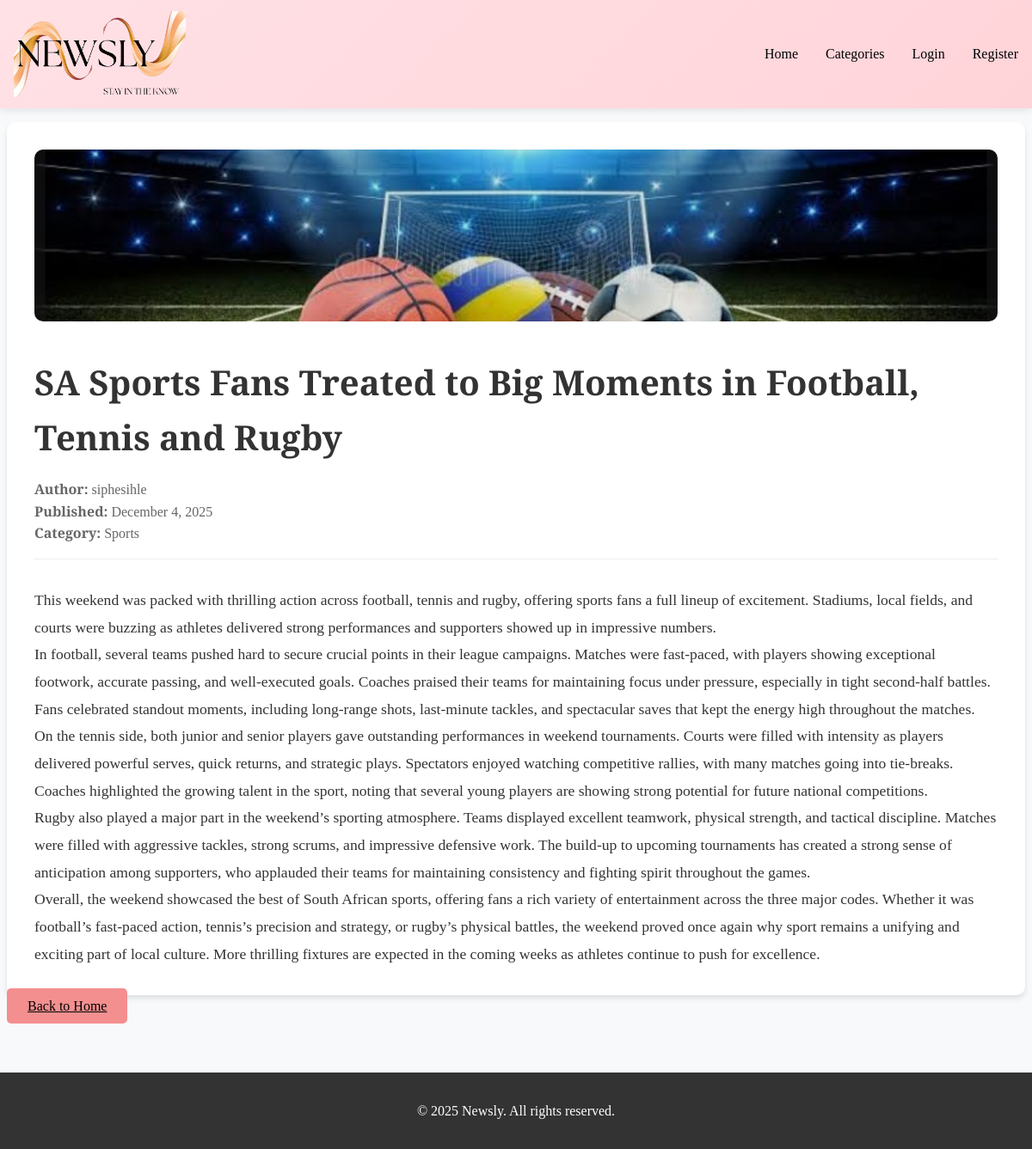
/article/6/, run on the app's committed database.
### newsapp/models.py (models this page shows, shortened)
class Article(models.Model):
    title = models.CharField(max_length=255)
    content = models.TextField()
    image = models.ImageField(upload_to="articles/", blank=True, null=True)
    category = models.ForeignKey(Category, on_delete=models.SET_NULL, null=True)
    author = models.ForeignKey(User, on_delete=models.CASCADE)
    created_at = models.DateTimeField(auto_now_add=True)

class Category(models.Model):
    name = models.CharField(max_length=100)

### newsapp/views.py (the view)
# urls.py: path('article/<int:article_id>/', views.article_detail, name='article_detail'),
def article_detail(request, article_id):
    article = get_object_or_404(Article, pk=article_id)
    return render(request, 'newsapp/article_detail.html', {"article": article})

### newsapp/templates/newsapp/article_detail.html (shortened to what this page needs)
{% extends 'newsapp/base.html' %}
{% block content %}
<article class="article-detail">
    {% if article.image %}
    <img src="{{ article.image.url }}" alt="{{ article.title }}" class="article-detail-image">
    {% endif %}
    <h1 class="article-detail-title">{{ article.title }}</h1>
    <div class="article-detail-meta">
        <p><strong>Author:</strong> {{ article.author }}</p>
        <p><strong>Published:</strong> {{ article.created_at|date:"F j, Y" }}</p>
        {% if article.category %}
        <p><strong>Category:</strong> {{ article.category.name }}</p>
        {% endif %}
    </div>
    <div class="article-content">
        {{ article.content|linebreaks }}
    </div>
</article>
<div class="navigation-links">
    <a href="{% url 'home' %}" class="btn">Back to Home</a>
</div>
{% endblock %}

### newsapp/static/newsapp/css/style.css (style rules this page uses)
* { margin: 0; padding: 0; box-sizing: border-box; }
body { font-family: 'Playfair Display', serif; line-height: 1.6; color: #333; background-color: #f8f9fa; }
.article-detail { background: white; border-radius: 10px; padding: 2rem; box-shadow: 0 4px 6px rgba(0,0,0,0.1); }
.article-detail-image { width: 100%; max-height: 200px; object-fit: cover; border-radius: 10px; margin-bottom: 2rem; }
.article-detail-title { font-size: 2.5rem; margin-bottom: 1rem; color: #333; }
.article-detail-meta { color: #666; margin-bottom: 2rem; padding-bottom: 1rem; border-bottom: 1px solid #eee; }
.article-content { font-size: 1.1rem; line-height: 1.8; }
.btn { background: #f38f8f; color: rgb(2, 2, 2); padding: 0.75rem 1.5rem; border: none; border-radius: 5px; cursor: pointer; font-size: 1rem; transition: background 0.3s; }

### data on the page
Article: image (picture), title "SA Sports Fans Treated to Big Moments in Football, Tennis and Rugby", author "siphesihle", created_at "December 4, 2025", category.name "Sports", content "This weekend was packed with thrilling action across football, tennis and rugby, offering sports fans a full lineup of excitement. Stadiums, local fields, and courts were buzzing as athletes delivered strong performances and supporters showed up in impressive numbers. In football, several teams pushed hard to secure crucial points in their league campaigns. Matches were fast-paced, with players showing exceptional footwork, accurate passing, and well-executed goals. Coaches praised their teams for maintaining focus under pressure, especially in tight second-half battles. Fans celebrated standout moments, including long-range shots, last-minute tackles, and spectacular saves that kept the…"
